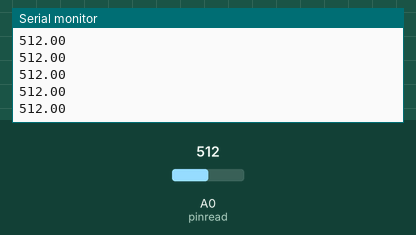
Bench run of a program on a simulated Arduino Uno, built with avr-gcc and run on an emulated ATmega328P. On the bench: the last lines printed to the serial monitor. Inputs (shaded band) come from the test bench; at power-on: A0 (pinread) = 512.

Above: at 1.2 s.
1.3 s: A0 (pinread) set to 716
At 1.56 s:
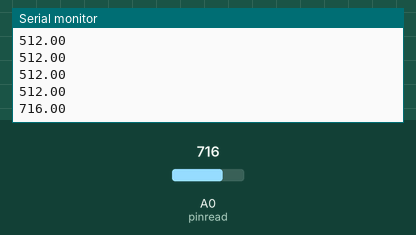
2.8 s: A0 (pinread) set to 900
At 2.97 s:
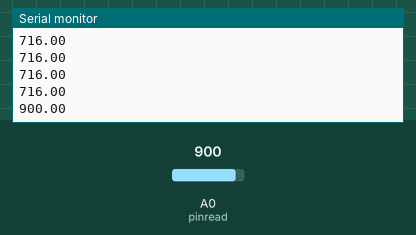
Timing chart, 0 to 5.8 s (numbered marks = the images above; inputs shaded):
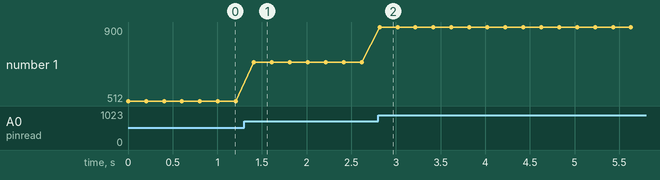

The program:

main.cpp
```cpp
#include <Arduino.h>
/*
3 pins in the KY039 sensor, 5V, GND and an analog pin.
Just plotting the readings as received from the sensor on the Serial plot, we see there are
skipes varying between 900 and 1000. The spikes are apparently the heatbeats. We have to count them per second.
The logic is that when the heart beats fresh oxygenated blood flows and hence, the min amount of IR light
is received by the receiver and thus the max reading. as with more light the resistance increases.
reference: https://www.hackster.io/Johan_Ha/from-ky-039-to-heart-rate-0abfca
*/
int pinread=A0;
double sensor_reading;
int num_readings=5;
float pulse;
int avg_sensor_reading(int a, int b);
void setup() {
  // put your setup code here, to run once:
  pinMode(pinread, INPUT);
  Serial.begin(9600);
}

void loop() {
//take avg of 50 readings to smooth the sensor reading
sensor_reading = avg_sensor_reading(pinread, num_readings);
Serial.println(sensor_reading);
delay(200);
// identify the peaks..the values varying between 900 to 1000. I would say
// lets take 80th percentile of the numbers and consider that as a threshold.
// any sensor reading above this will be counted as 1 heartbeat. we will
//count how mnay such heartbeats happen every second
}

int avg_sensor_reading(int pin_num, int num_of_readings){
double sensor_reading=0;
for(int i=0; i<num_of_readings; i++){
  int temp = analogRead(pin_num);
  sensor_reading+=temp;
}
sensor_reading= sensor_reading/num_of_readings;
return sensor_reading;
}
```

Measured:
- after the input at 1.3 s, the serial monitor: prints a new line after 0.11 s (image 1)
- after the input at 2.8 s, the serial monitor: prints a new line at once (image 2)
- plotted number 1: 512 → 716 after the input at 1.3 s, 716 → 900 after the input at 2.8 s
